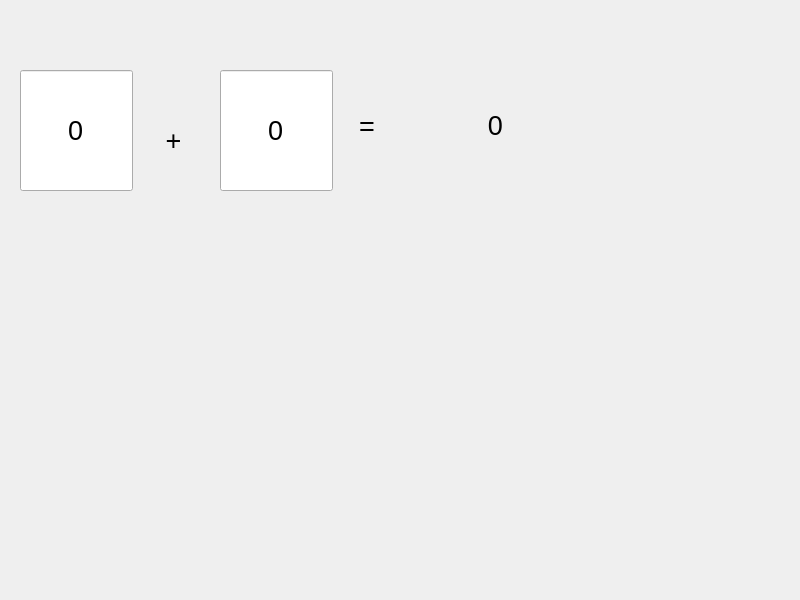
<?xml version="1.0" encoding="UTF-8"?>
<ui version="4.0">
 <class>Widget</class>
 <widget class="QWidget" name="Widget">
  <property name="geometry">
   <rect>
    <x>0</x>
    <y>0</y>
    <width>800</width>
    <height>600</height>
   </rect>
  </property>
  <property name="windowTitle">
   <string>Widget</string>
  </property>
  <widget class="QLineEdit" name="oprand1">
   <property name="geometry">
    <rect>
     <x>20</x>
     <y>70</y>
     <width>113</width>
     <height>121</height>
    </rect>
   </property>
   <property name="font">
    <font>
     <pointsize>20</pointsize>
    </font>
   </property>
   <property name="text">
    <string>0</string>
   </property>
   <property name="alignment">
    <set>Qt::AlignCenter</set>
   </property>
  </widget>
  <widget class="QLineEdit" name="operand2">
   <property name="geometry">
    <rect>
     <x>220</x>
     <y>70</y>
     <width>113</width>
     <height>121</height>
    </rect>
   </property>
   <property name="font">
    <font>
     <pointsize>20</pointsize>
    </font>
   </property>
   <property name="text">
    <string>0</string>
   </property>
   <property name="alignment">
    <set>Qt::AlignCenter</set>
   </property>
  </widget>
  <widget class="QLabel" name="result">
   <property name="geometry">
    <rect>
     <x>420</x>
     <y>70</y>
     <width>151</width>
     <height>111</height>
    </rect>
   </property>
   <property name="font">
    <font>
     <pointsize>20</pointsize>
    </font>
   </property>
   <property name="text">
    <string>0</string>
   </property>
   <property name="alignment">
    <set>Qt::AlignCenter</set>
   </property>
  </widget>
  <widget class="QLabel" name="label_2">
   <property name="geometry">
    <rect>
     <x>143</x>
     <y>130</y>
     <width>61</width>
     <height>20</height>
    </rect>
   </property>
   <property name="font">
    <font>
     <pointsize>20</pointsize>
    </font>
   </property>
   <property name="text">
    <string>+</string>
   </property>
   <property name="alignment">
    <set>Qt::AlignCenter</set>
   </property>
  </widget>
  <widget class="QLabel" name="equal">
   <property name="geometry">
    <rect>
     <x>340</x>
     <y>120</y>
     <width>54</width>
     <height>12</height>
    </rect>
   </property>
   <property name="font">
    <font>
     <pointsize>20</pointsize>
    </font>
   </property>
   <property name="text">
    <string>=</string>
   </property>
   <property name="alignment">
    <set>Qt::AlignCenter</set>
   </property>
  </widget>
 </widget>
 <resources/>
 <connections/>
</ui>
